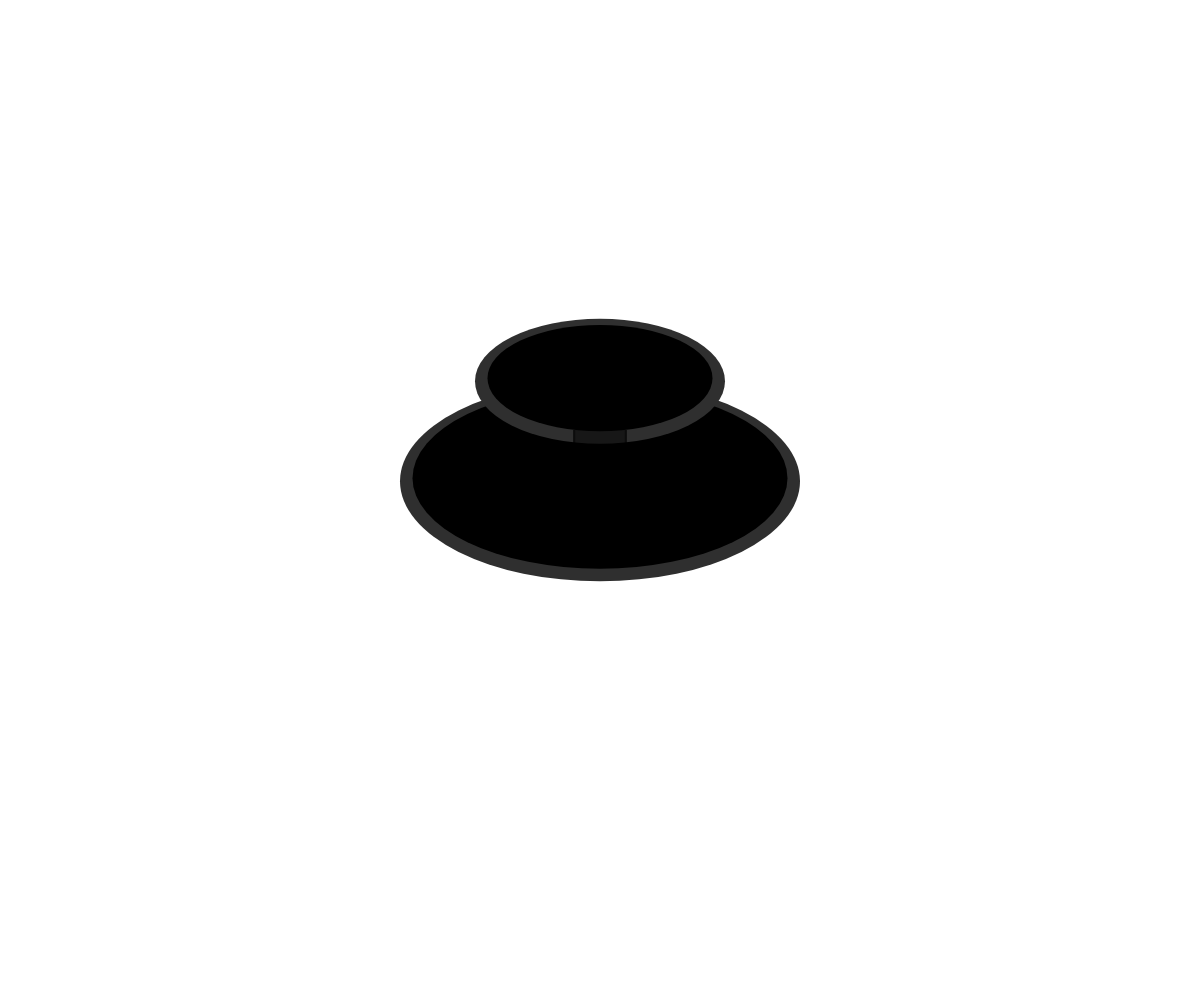
Frame 1 (no input)
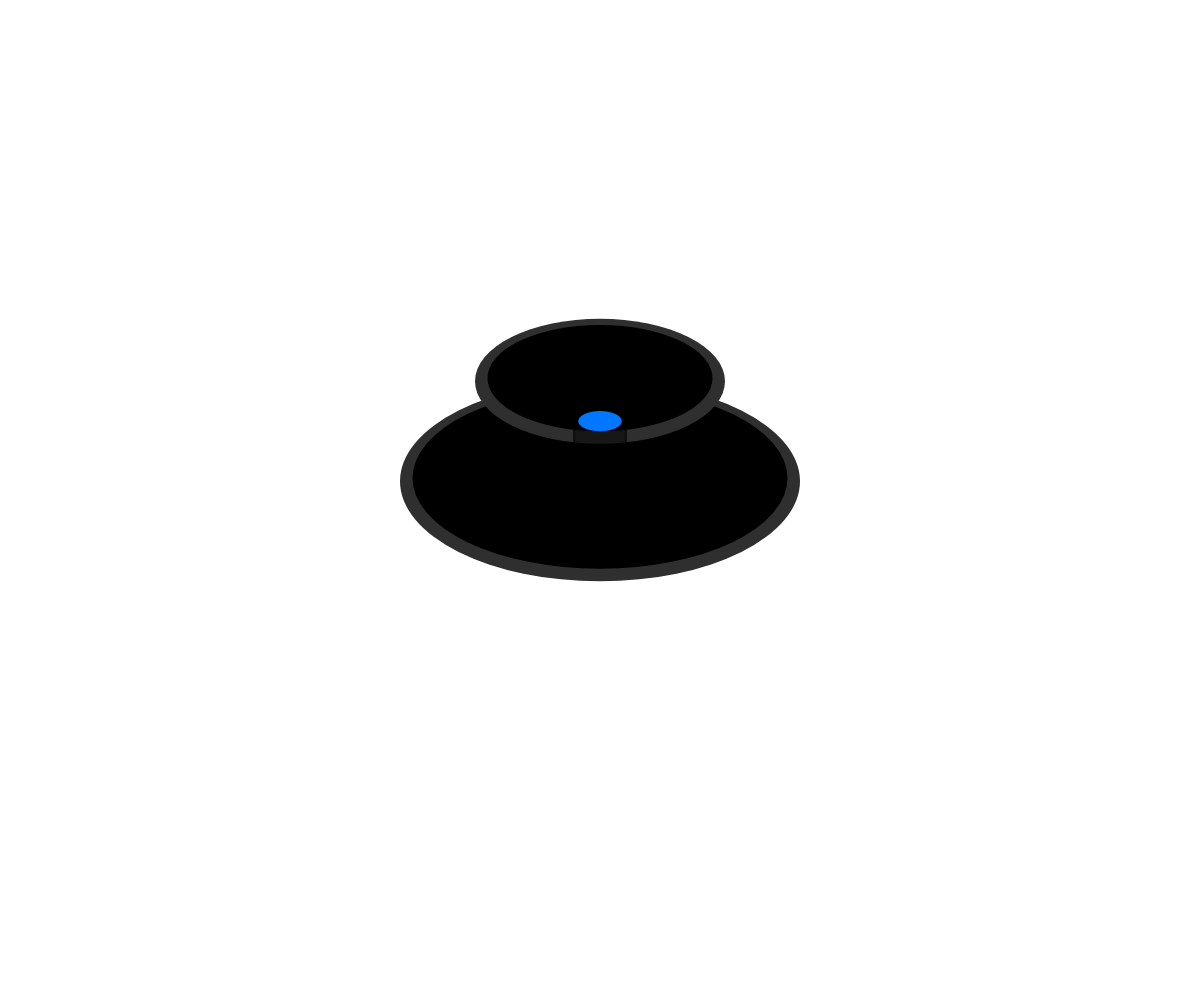
Frame 60 (no input)
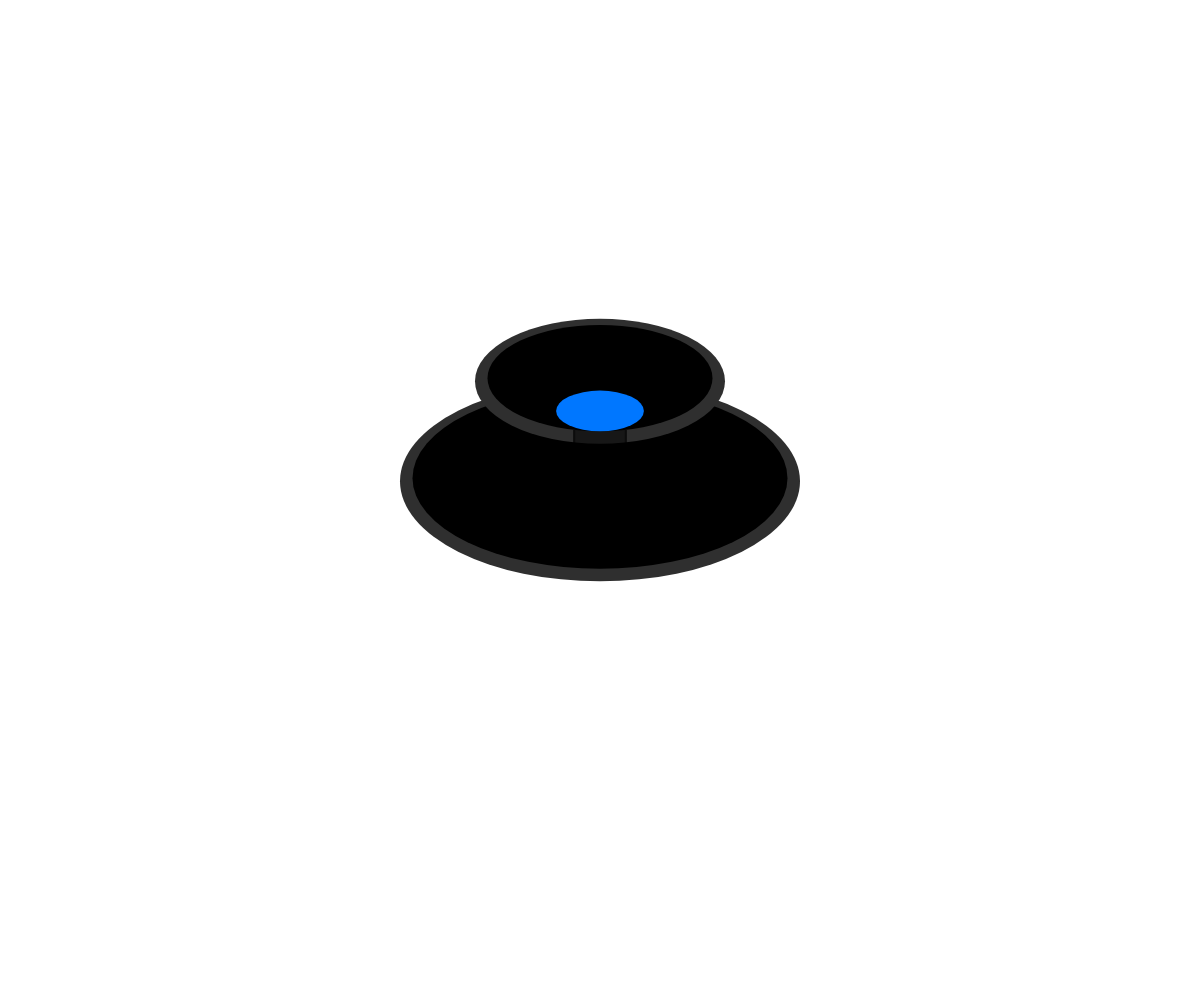
Frame 120 (the mouse pressed at the canvas centre since frame 60)

The p5.js sketch that drew these frames (run headless with seeded random() and noise() and a simulated clock; from frame 60 on, the mouse is pressed at the canvas centre):

// p5.js sketch
// ── sketch.js
let scaleFactor, offsetX, offsetY;
let waterStage = 1;
let stage1StartTime, stage2StartTime, stage3StartTime;

const WATER_COLOR = '#0077FF';

// Spout stream - (unused)
// const STREAM_WIDTH = 78;
// const STREAM_X = 921;
// const STREAM_TOP = 309;
// const STREAM_HEIGHT_INITIAL = 12;
// const STREAM_HEIGHT_FINAL = 120;
// const STREAM_GROW_DURATION = 1000;
// const SPOUT_FLUCTUATION = 12;

// Upper basin water (stage 1)
const UPPER_WATER_RX = 177;
const UPPER_WATER_RY = 82;
const UPPER_DARK_BOTTOM = 430;
const STAGE1_DURATION = 5000;

// Center stream (stage 2)
const CENTER_STREAM_X = 921;
const CENTER_STREAM_WIDTH = 78;
const CENTER_STREAM_TOP = 426;
const CENTER_STREAM_HEIGHT = 223;
const CENTER_STREAM_HEIGHT_STAGE3 = 150;
const CENTER_STREAM_DURATION = 1000;
const CORNERS_TOP = [100, 100, 0, 0];
const CORNERS_BOTTOM = [0, 0, 100, 100];

// Lower basin water (stage 3)
const LOWER_WATER_RX = 292;
const LOWER_WATER_RY = 142;
const LOWER_DARK_BOTTOM = 650;

// Inner ellipses (structure, not water) - coin must stay inside
const UPPER_INNER = { cx: 960, cy: 345, rx: 180, ry: 85 };
const LOWER_INNER = { cx: 960, cy: 505, rx: 300, ry: 145 };
const STAGE3_DURATION = 5000;

// Water wave animation (after stage 3 complete)
const WATER_WAVE_AMOUNT = 0.015;
const WATER_WAVE_SPEED = 0.003;

// Coin toss
const COIN_DIAMETER = 24;
const COIN_COLORS = ['#FF8800', '#D9D9D9'];
const COIN_SPIN_SPEED = 0.04;
const COIN_FLY_DURATION = 800;
const COIN_SINK_DURATION = 600;
const COIN_LAUNCH_Y = 1080;
let coins = [];

function setup() {
	createCanvas(windowWidth, windowHeight);
}

function windowResized() {
	resizeCanvas(windowWidth, windowHeight);
}

function draw() {
	background(255);

	scaleFactor = min(width / 1920, height / 1080);
	offsetX = width / 2 - 960 * scaleFactor;
	offsetY = height / 2 - 540 * scaleFactor;
	noStroke();

	// Structure
	drawLowerBasinStructure();
	if (waterStage >= 3) drawLowerBasinWater();
	drawUpperBasinStructure();
	drawCreak();

	// Stage content
	if (waterStage >= 2) drawCenterStream();
	if (waterStage >= 1) drawStage1();
	if (waterStage >= 2) updateStage2();

	// Coins (on top)
	updateCoins();
	drawCoins();
}

/** Lower basin */
function drawLowerBasinStructure() {
	// Base
	fill(0);
	beginShape();
	vertex(sx(960), sy(830));
	bezierVertex(sx(1136.73), sy(830));
	bezierVertex(sx(1280), sy(686.731));
	bezierVertex(sx(1280), sy(510));
	vertex(sx(640), sy(510));
	bezierVertex(sx(640), sy(686.731));
	bezierVertex(sx(783.269), sy(830));
	bezierVertex(sx(960), sy(830));
	endShape(CLOSE);
	// Rim
	fill('#2F2F2F');
	ellipse(sx(960), sy(510), 640 * scaleFactor, 320 * scaleFactor);
	fill(0);
	// Inner ellipse
	ellipse(sx(960), sy(505), 600 * scaleFactor, 290 * scaleFactor);
}

/** Lower basin water */
function drawLowerBasinWater() {
	if (!stage3StartTime) stage3StartTime = millis();
	const progress = min(1, (millis() - stage3StartTime) / STAGE3_DURATION);
	let rx = LOWER_WATER_RX * progress;
	let ry = LOWER_WATER_RY * progress;

	if (progress >= 1) {
		const t = millis() * WATER_WAVE_SPEED;
		ry *= 1 + sin(t) * WATER_WAVE_AMOUNT;
		rx *= 1 + sin(t * 0.7 + 1) * WATER_WAVE_AMOUNT;
	}

	fill(WATER_COLOR);
	ellipse(sx(960), sy(LOWER_DARK_BOTTOM - ry), rx * 2 * scaleFactor, ry * 2 * scaleFactor);
}

/** Upper basin */
function drawUpperBasinStructure() {
	// Base
	fill(0);
	beginShape();
	vertex(sx(960), sy(550));
	bezierVertex(sx(1070.46), sy(550));
	bezierVertex(sx(1160), sy(460.457));
	bezierVertex(sx(1160), sy(350));
	vertex(sx(760), sy(350));
	bezierVertex(sx(760), sy(460.457));
	bezierVertex(sx(849.543), sy(550));
	bezierVertex(sx(960), sy(550));
	endShape(CLOSE);
	// Rim
	fill('#2F2F2F');
	ellipse(sx(960), sy(350), 400 * scaleFactor, 200 * scaleFactor);
	fill(0);
	// Inner ellipse
	ellipse(sx(960), sy(345), 360 * scaleFactor, 170 * scaleFactor);
}

/** Creak */
function drawCreak() {
	fill(0, 128);
	rect(sx(921), sy(428), 78 * scaleFactor, 24 * scaleFactor);
	fill(0, 191);
	rect(sx(999), sy(428), 4 * scaleFactor, 24 * scaleFactor);
	rect(sx(917), sy(428), 4 * scaleFactor, 24 * scaleFactor);
}

// Spout stream - not used in current stages, kept for future use
// function drawSpout(streamHeight, useFluctuation = false) {
// 	blendMode(SCREEN);
// 	fill(WATER_COLOR);
// 	let top = 429 - streamHeight;
// 	if (useFluctuation) {
// 		const spoutBob = (noise(millis() * 0.0008) - 0.5) * 2 * SPOUT_FLUCTUATION;
// 		top = STREAM_TOP + spoutBob;
// 		streamHeight = 429 - top;
// 	}
// 	rect(sx(STREAM_X), sy(top), STREAM_WIDTH * scaleFactor, streamHeight * scaleFactor, ...CORNERS_TOP);
// 	blendMode(BLEND);
// }

/** Stage 1 */
function drawStage1() {
	// Stage 1 animation
	if (!stage1StartTime) stage1StartTime = millis();
	const elapsed = millis() - stage1StartTime;
	const progress = min(1, elapsed / STAGE1_DURATION);
	let rx = UPPER_WATER_RX * progress;
	let ry = UPPER_WATER_RY * progress;

	// Stage 2 water wave animation
	if (waterStage >= 2 && progress >= 1) {
		const t = millis() * WATER_WAVE_SPEED;
		ry *= 1 + sin(t * 1.2) * WATER_WAVE_AMOUNT;
		rx *= 1 + sin(t * 0.8 + 2) * WATER_WAVE_AMOUNT;
	}

	fill(WATER_COLOR);
	ellipse(sx(960), sy(UPPER_DARK_BOTTOM - ry), rx * 2 * scaleFactor, ry * 2 * scaleFactor);

	if (elapsed >= STAGE1_DURATION) waterStage = 2;
}

/** Center stream */
function drawCenterStream() {
	// Stage 2 animation
	if (!stage2StartTime) stage2StartTime = millis();
	const elapsed = millis() - stage2StartTime;
	const progress = min(1, elapsed / CENTER_STREAM_DURATION);
	let streamHeight = CENTER_STREAM_HEIGHT * progress;

	// Stage 3 animation
	if (waterStage >= 3) {
		if (!stage3StartTime) stage3StartTime = millis();
		const stage3Progress = min(1, (millis() - stage3StartTime) / STAGE3_DURATION);
		streamHeight = lerp(CENTER_STREAM_HEIGHT, CENTER_STREAM_HEIGHT_STAGE3, stage3Progress);
		// Stage 3 water wave animation
		if (stage3Progress >= 1) {
			streamHeight *= 1 + sin(millis() * WATER_WAVE_SPEED * 1.5) * WATER_WAVE_AMOUNT;
		}
	}

	blendMode(SCREEN);
	fill(WATER_COLOR);
	rect(
		sx(CENTER_STREAM_X),
		sy(CENTER_STREAM_TOP),
		CENTER_STREAM_WIDTH * scaleFactor,
		streamHeight * scaleFactor,
		...CORNERS_BOTTOM
	);
	blendMode(BLEND);
}

/** Stage 2 */
function updateStage2() {
	if (!stage2StartTime) stage2StartTime = millis();
	const elapsed = millis() - stage2StartTime;
	if (elapsed >= CENTER_STREAM_DURATION) waterStage = 3;
}

function sx(x) {
	return offsetX + x * scaleFactor;
}

function sy(y) {
	return offsetY + y * scaleFactor;
}

function svgX(screenX) {
	return (screenX - offsetX) / scaleFactor;
}

function svgY(screenY) {
	return (screenY - offsetY) / scaleFactor;
}

function isPointInEllipse(px, py, cx, cy, rx, ry) {
	return pow((px - cx) / rx, 2) + pow((py - cy) / ry, 2) <= 1;
}

function clampPointToEllipse(px, py, cx, cy, rx, ry) {
	const d = pow((px - cx) / rx, 2) + pow((py - cy) / ry, 2);
	if (d <= 1) return { x: px, y: py };
	const scale = 1 / sqrt(d);
	return { x: cx + (px - cx) * scale, y: cy + (py - cy) * scale };
}

function getUpperWaterEllipse() {
	if (!stage1StartTime) return null;
	const elapsed = millis() - stage1StartTime;
	const progress = min(1, elapsed / STAGE1_DURATION);
	let rx = UPPER_WATER_RX * progress;
	let ry = UPPER_WATER_RY * progress;
	if (waterStage >= 2 && progress >= 1) {
		const t = millis() * WATER_WAVE_SPEED;
		ry *= 1 + sin(t * 1.2) * WATER_WAVE_AMOUNT;
		rx *= 1 + sin(t * 0.8 + 2) * WATER_WAVE_AMOUNT;
	}
	return { cx: 960, cy: UPPER_DARK_BOTTOM - ry, rx, ry };
}

function getLowerWaterEllipse() {
	if (waterStage < 3 || !stage3StartTime) return null;
	const progress = min(1, (millis() - stage3StartTime) / STAGE3_DURATION);
	let rx = LOWER_WATER_RX * progress;
	let ry = LOWER_WATER_RY * progress;
	if (progress >= 1) {
		const t = millis() * WATER_WAVE_SPEED;
		ry *= 1 + sin(t) * WATER_WAVE_AMOUNT;
		rx *= 1 + sin(t * 0.7 + 1) * WATER_WAVE_AMOUNT;
	}
	return { cx: 960, cy: LOWER_DARK_BOTTOM - ry, rx, ry };
}

/** Click interaction - Coin toss */
function mouseClicked() {
	if (waterStage < 3) return;

	const px = svgX(mouseX);
	const py = svgY(mouseY);

	const upper = getUpperWaterEllipse();
	if (upper && isPointInEllipse(px, py, upper.cx, upper.cy, upper.rx, upper.ry)) {
		launchCoin(px, py, 'upper');
		return;
	}

	const lower = getLowerWaterEllipse();
	if (lower && isPointInEllipse(px, py, lower.cx, lower.cy, lower.rx, lower.ry)) {
		launchCoin(px, py, 'lower');
		return;
	}
}

function launchCoin(targetX, targetY, basin) {
	const inner = basin === 'upper' ? UPPER_INNER : LOWER_INNER;
	const sinkDest = clampPointToEllipse(
		targetX,
		inner.cy + inner.ry,
		inner.cx,
		inner.cy,
		inner.rx,
		inner.ry
	);

	const color = random(COIN_COLORS);
	coins.push({
		x: 960,
		y: COIN_LAUNCH_Y,
		targetX,
		targetY,
		sinkX: sinkDest.x,
		sinkY: sinkDest.y,
		basin,
		color,
		opacity: 255,
		startTime: millis(),
		state: 'flying'
	});
}

function updateCoins() {
	const now = millis();
	for (let i = coins.length - 1; i >= 0; i--) {
		const c = coins[i];
		const elapsed = now - c.startTime;

		if (c.state === 'flying') {
			const t = min(1, elapsed / COIN_FLY_DURATION);
			c.x = lerp(960, c.targetX, t);
			c.y = lerp(COIN_LAUNCH_Y, c.targetY, t);
			c.rotation = elapsed * COIN_SPIN_SPEED;
			if (t >= 1) {
				c.state = 'sinking';
				c.startTime = now;
			}
		} else if (c.state === 'sinking') {
			const t = min(1, elapsed / COIN_SINK_DURATION);
			const inner = c.basin === 'upper' ? UPPER_INNER : LOWER_INNER;
			let px = lerp(c.targetX, c.sinkX, t);
			let py = lerp(c.targetY, c.sinkY, t);
			const clamped = clampPointToEllipse(px, py, inner.cx, inner.cy, inner.rx, inner.ry);
			c.x = clamped.x;
			c.y = clamped.y;
			c.opacity = 255 * (1 - t);
			if (t >= 1) coins.splice(i, 1);
		}
	}
}

function drawCoins() {
	noStroke();
	for (const c of coins) {
		const col = color(c.color);
		fill(red(col), green(col), blue(col), c.opacity !== undefined ? c.opacity : 255);
		const d = COIN_DIAMETER * scaleFactor;
		if (c.state === 'flying' && c.rotation !== undefined) {
			push();
			translate(sx(c.x), sy(c.y));
			rotate(c.rotation);
			ellipse(0, 0, d * (0.15 + 0.85 * abs(cos(c.rotation))), d);
			pop();
		} else {
			circle(sx(c.x), sy(c.y), d);
		}
	}
}

// ── style.css
html,
body {
	margin: 0;
	padding: 0;
	overflow: hidden;
	font-family: 'Inter', sans-serif;
	background-color: #ffffff;
}
